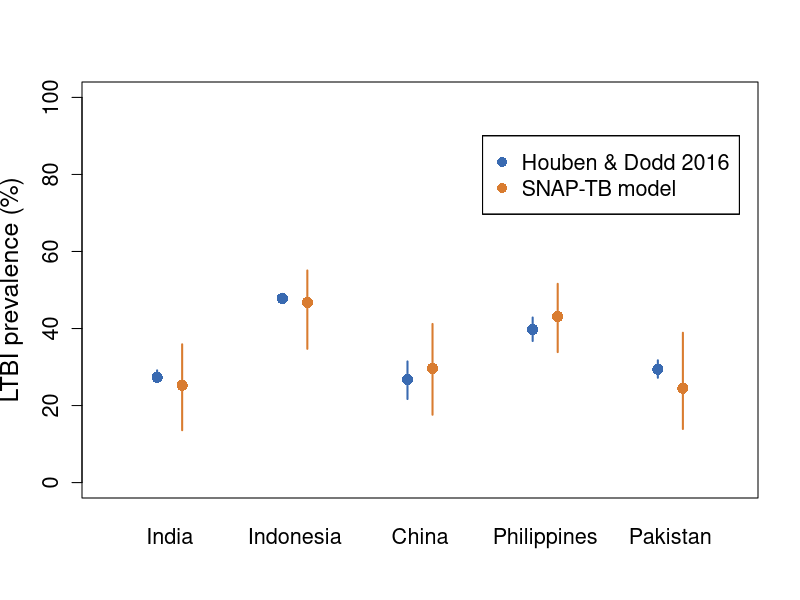

This figure's R source:
# LTBI prevalence compare
model_ltbi = list('India'=c(13.60,25.27,35.90), 'Pakistan'=c(13.92, 24.52, 38.90), 'Philippines'=c(33.88,43.12,51.60),
             'China'=c(17.62, 29.64, 41.18), 'Indonesia'=c(34.73,46.79,55.07))

setwd('C:/Users/rrag0004/Models/SNAP_TB_BMC_MED/')

ltbi_houben = read.csv('data/LTBI_Houben.csv', header=TRUE)
colnames(ltbi_houben)[1]='country'

png(filename = 'ltbi_compare.png', res=150,width = 10, height=10,units = 'in')

plot(0,0,type='n',xlab='',ylab='LTBI prevalence (%)',cex.lab=1.5, cex.axis=1.3, xlim=c(0.5,5.5), ylim=c(0,100), xaxt='n')

delta = 0.1
x = 0
col_houb = rgb(red = 57,green = 106,blue = 177,maxColorValue = 255)
col_snap = rgb(red = 217,green = 124,blue = 48,maxColorValue = 255)
for (country in c('India', 'Indonesia', 'China', 'Philippines', 'Pakistan')){
  x = x+1
  
  # Houben's LTBI estimates
  houben_data = ltbi_houben[ltbi_houben$country == country,]
  houben_mean = 100*houben_data$n_ltbi / houben_data$population
  houben_low = 100*houben_data$n_ltbi_low / houben_data$population
  houben_high = 100*houben_data$n_ltbi_high / houben_data$population
  
  segments(x0=x-delta,x1=x-delta,y0=houben_low,y1=houben_high,lwd=2, col=col_houb)
  points(x=x-delta, y=houben_mean, cex=1.5,pch=16, col=col_houb)
  mtext(text = country, side = 1, cex=1.3, at=x, las=1, line=1.5)
  
  # SNAP-TB estimates
  segments(x0=x+delta,x1=x+delta,y0=model_ltbi[[country]][1],y1=model_ltbi[[country]][3],lwd=2, col=col_snap)
  points(x=x+delta, y=model_ltbi[[country]][2], cex=1.5,pch=16, col=col_snap)

  legend(x=3.5, y=90,legend = c('Houben & Dodd 2016', 'SNAP-TB model'),col = c(col_houb,col_snap),lty = 0,pch = 16,cex=1.3)  
}


dev.off()

